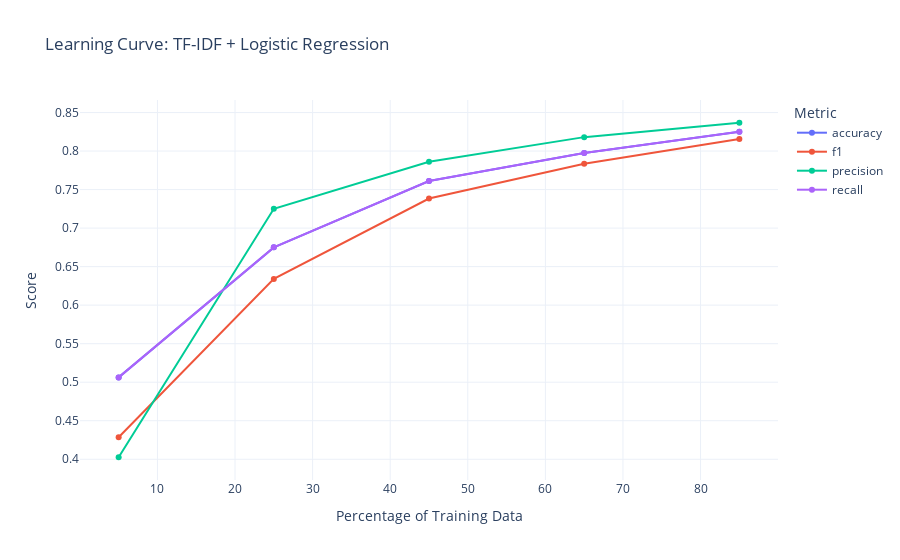

The cell this chart's notebook holds for it:
### Markdown cell above
# Baseline Implementation

### Code cell
baseline_results = pd.read_csv('results/data/baseline.csv')
fig = go.Figure()
fig = Utils.plot_metrics(baseline_results)
fig.update_layout(
    title='Learning Curve: TF-IDF + Logistic Regression',
    xaxis_title='Percentage of Training Data',
    yaxis_title='Score',
    legend_title='Metric',
    template='plotly_white'
)

fig.show()

### Figure 1 — Plotly figure (JSON) as saved in the notebook; plotly's stock layout.template omitted (floating-point values rounded to 4 significant figures)
{"data": [{"mode": "lines+markers", "name": "accuracy", "type": "scatter", "x": [5, 25, 45, 65, 85], "y": [0.5062, 0.675, 0.7611, 0.7976, 0.825]}, {"mode": "lines+markers", "name": "f1", "type": "scatter", "x": [5, 25, 45, 65, 85], "y": [0.4285, 0.6341, 0.7384, 0.7834, 0.8155]}, {"mode": "lines+markers", "name": "precision", "type": "scatter", "x": [5, 25, 45, 65, 85], "y": [0.4026, 0.725, 0.7861, 0.818, 0.8367]}, {"mode": "lines+markers", "name": "recall", "type": "scatter", "x": [5, 25, 45, 65, 85], "y": [0.5062, 0.675, 0.7611, 0.7976, 0.825]}], "layout": {"legend": {"title": {"text": "Metric"}}, "title": {"text": "Learning Curve: TF-IDF + Logistic Regression"}, "xaxis": {"title": {"text": "Percentage of Training Data"}}, "yaxis": {"title": {"text": "Score"}}}}
